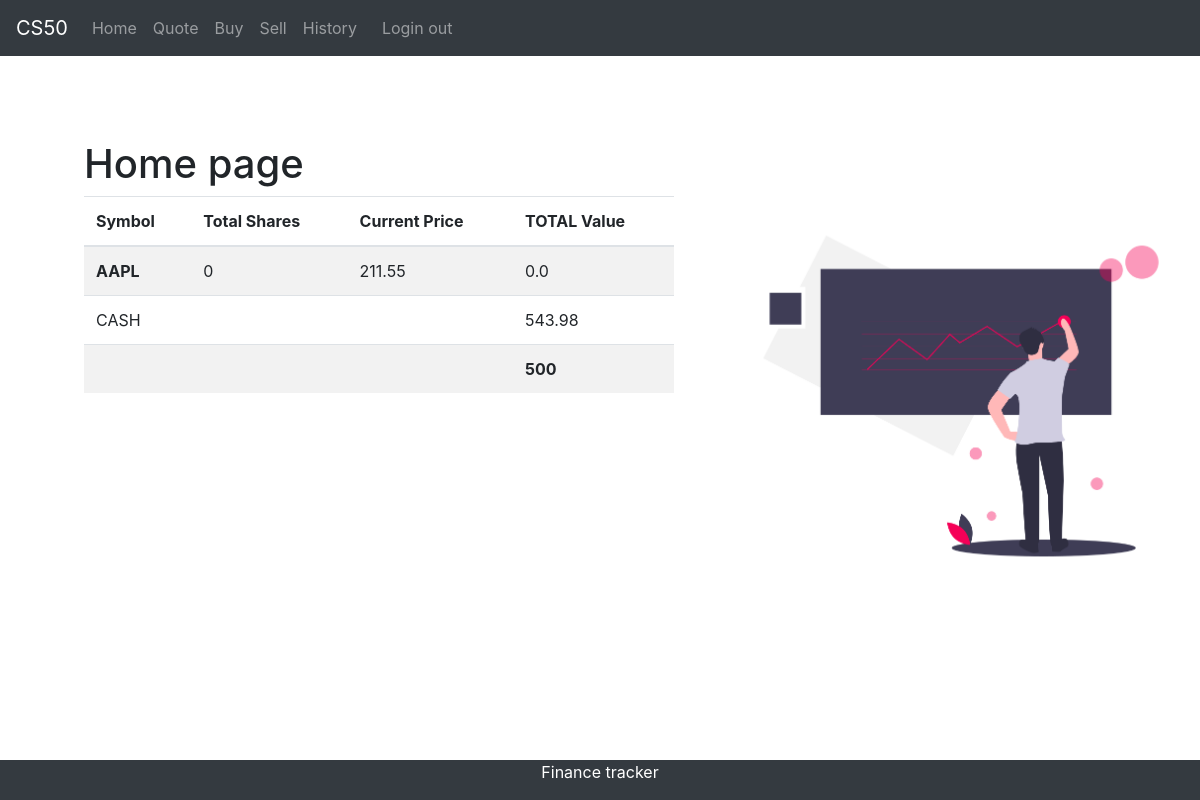
The page /home (signed in) on the database as committed earlier.
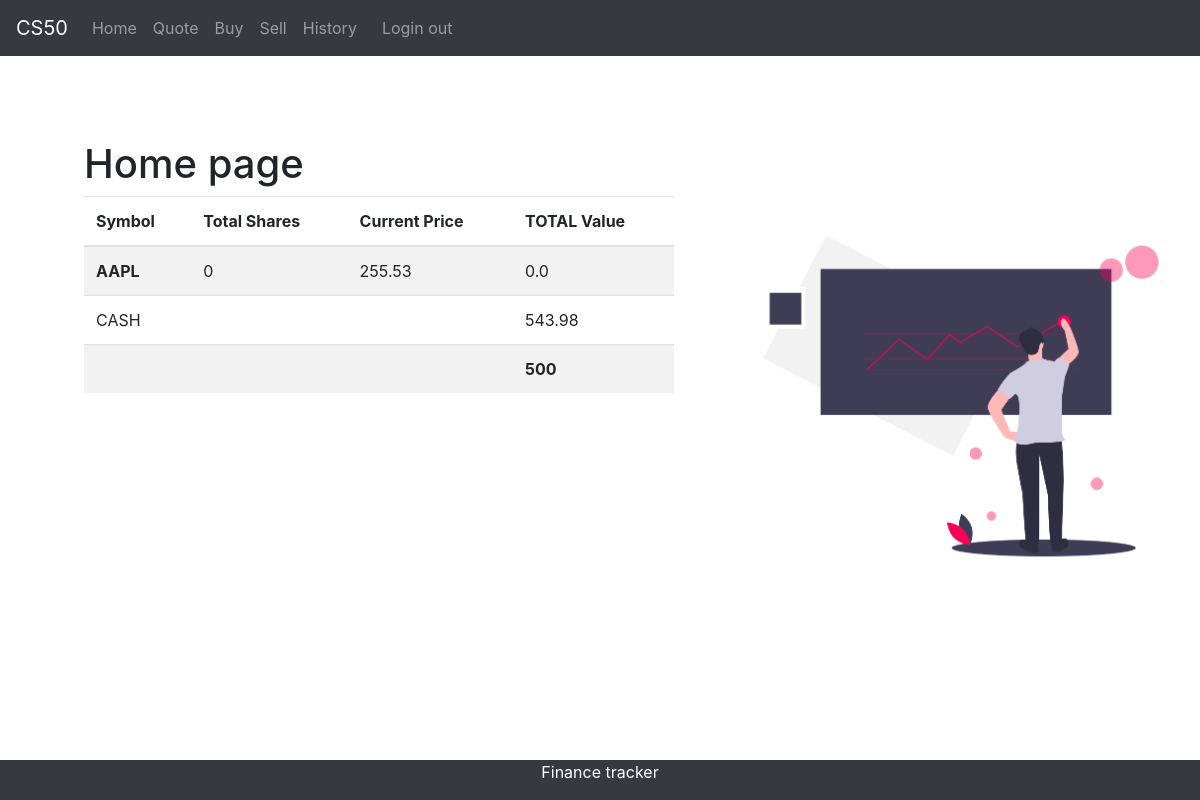
The same page on the database as committed later.
### main.py (models this page shows)
class Stock(db.Model):
    id = db.Column(db.Integer, primary_key=True)
    name = db.Column(db.String(50))
    qty = db.Column(db.Integer)
    owner_id = db.Column(db.Integer, db.ForeignKey('user.id'))
    price = db.Column(db.Float)

### main.py (the view)
@app.route('/home')
def home():
    if 'user' not in session:
        return redirect(url_for('login'))
    user_id = session['user']
    user = User.query.get(user_id)
    stock = Stock.query.filter_by(owner_id=user_id).all()
    return render_template('home.html', stock=stock, user=user_id, cash=user.cash_in_hand)

### templates/home.html
 {% extends "base.html"%} {% block content%}
<h1>Home page</h1>
<div class="row">
    <div class="col-7">
        <table class="table table-striped table-hover">
            <thead>
                <th scope="col">Symbol</th>
                <th scope="col">Total Shares</th>
                <th scope="col">Current Price</th>
                <th scope="col">TOTAL Value</th>
            </thead>
            <tbody>
                <tr>
                    {% for t in stock %} {% if t.owner_id == user%}
                    <th scope="row">{{ t.name }}</th>
                    <td>{{t.qty }}</td>
                    <td>{{t.price }}</td>
                    <td>{{t.qty * t.price }}</td>
                </tr>
                {% endif %} {% endfor %}
                <tr>
                    <td>CASH</td>
                    <td></td>
                    <td></td>
                    <td>{{cash}}</td>
                </tr>
                <tr>
                    <td></td>
                    <td></td>
                     <td></td>
                        <td><b>500</b></td>
                </tr>
            </tbody>
        </table>
    </div>
    <div class="col-5">
        <img src="/static/homePg.png" alt="" height="400">
    </div>
</div>
{% endblock%}

Rows that differ between the two databases and show on the page:
changed Stock "AAPL": price "211.55" → "255.53"
